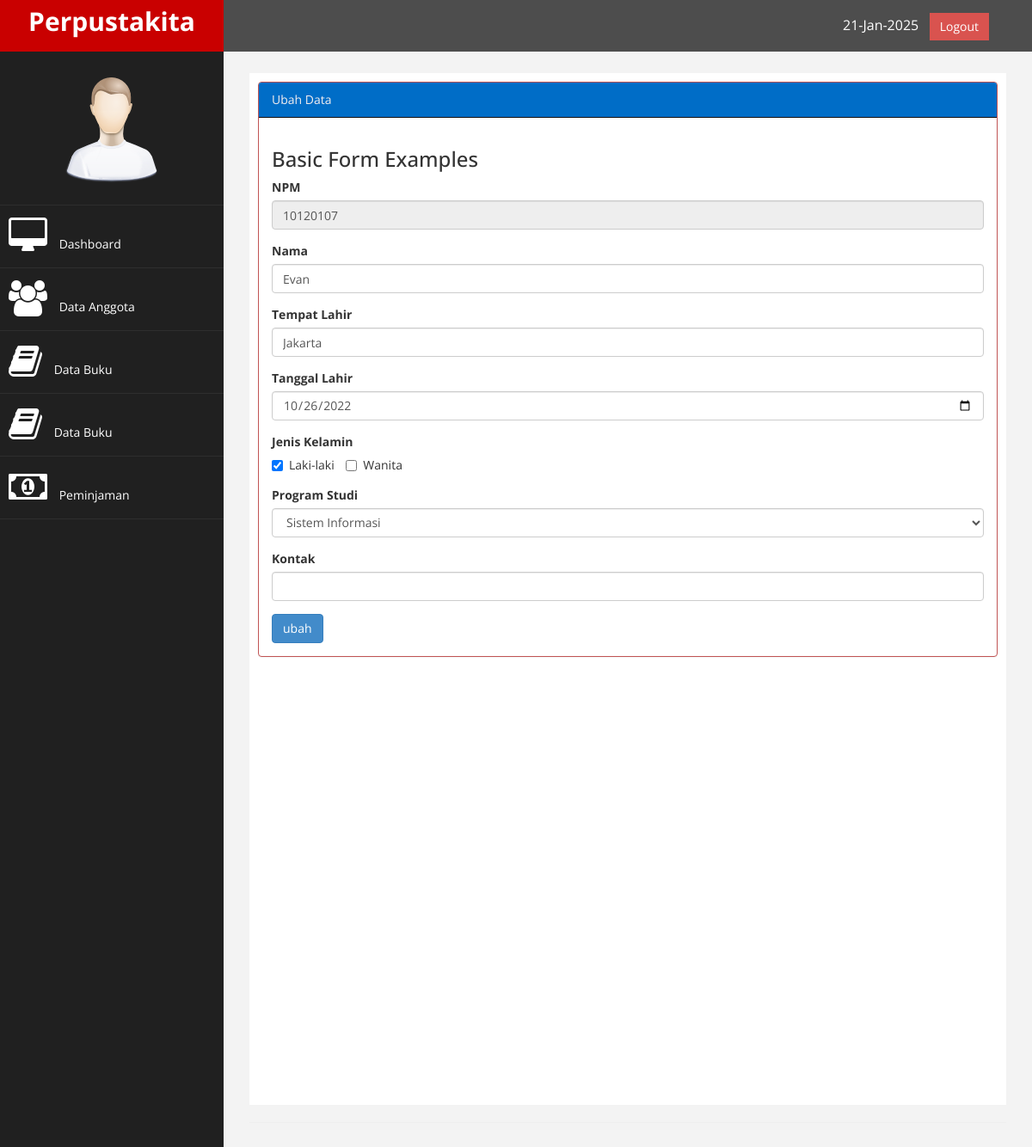
The app's page /index.php?page=anggota&aksi=ubah&id=10120107 (signed in) with its own data.
### tables this page shows
CREATE TABLE `tb_anggota` (
  `id` int(11) NOT NULL,
  `npm` varchar(200) NOT NULL,
  `nama` varchar(250) NOT NULL,
  `tempat_lahir` varchar(100) NOT NULL,
  `tgl_lahir` date NOT NULL,
  `jk` enum('l','p') NOT NULL,
  `prodi` varchar(75) NOT NULL,
  `kontak` varchar(100) NOT NULL
);

### page/anggota/ubah.php (the view, shortened to what this page needs)
<?php
	$npm = $_GET['id'];
	$sql = $koneksi->query("select * from tb_anggota where npm = '$npm'");
	$tampil = $sql->fetch_assoc();
	$jkl = $tampil['jk'];
	$prodi = $tampil['prodi'];
?>
<div class="panel panel-default">
<div class="panel-heading">
        Ubah Data
    </div>
<div class="panel-body">
                            <div class="row">
                                <div class="col-md-12">
                                    <h3>Basic Form Examples</h3>
                                    <form method="POST">
                                        <div class="form-group">
                                            <label>NPM</label>
                                            <input class="form-control" name="npm" value="<?php echo $tampil['npm']?>" readonly />
                                        </div>
                                        <div class="form-group">
                                            <label>Nama</label>
                                            <input class="form-control" name="nama" value="<?php echo $tampil['nama']?>" />
                                        </div>
                                        <div class="form-group">
                                            <label>Tempat Lahir</label>
                                            <input class="form-control" name="tempat_lahir" value="<?php echo $tampil['tempat_lahir']?>" />
                                        </div>
                                        <div class="form-group">
                                            <label>Tanggal Lahir</label>
                                            <input class="form-control" type="date" name="tgl_lahir" value="<?php echo $tampil['tgl_lahir']?>" />
                                        </div>
                                        <div class="form-group">
                                            <label>Jenis Kelamin</label><br/>
                                            <label class="checkbox-inline">
                                                <input type="checkbox" value="l" name="jk" <?php if ($jkl=="l") {
                                                	echo "checked";
                                                } ?> /> Laki-laki
                                            </label>
                                            <label class="checkbox-inline">
                                                <input type="checkbox" value="p" name="jk" <?php if ($jkl=="p") {
                                                	echo "checked";
                                                } ?> /> Wanita
                                            </label>
                                        </div>
                                        <div class="form-group">
                                            <label>Program Studi</label>
                                            <select class="form-control" name="prodi">
                                                <option value="si" <?php if ($prodi=='si') {
                                                	echo "selected";
                                                } ?>>Sistem Informasi</option>
                                            </select>
                                        </div>
                                        <div class="form-group">
                                            <label>Kontak</label>
                                            <input class="form-control" name="kontak" />
                                        </div>
                                        <div>
                                            <input type="submit" name="simpan" value="ubah" class="btn btn-primary">
                                        </div>
                                 </div>
                             </div>
</div>
</div>
</div>

### assets/css/custom.css (style rules this page uses)
body { font-family: 'Open Sans', sans-serif; }

### records on screen
tb_anggota: npm "10120107", nama "Evan", tempat_lahir "Jakarta", tgl_lahir "10/26/2022", jk "☑", prodi "Sistem Informasi"
